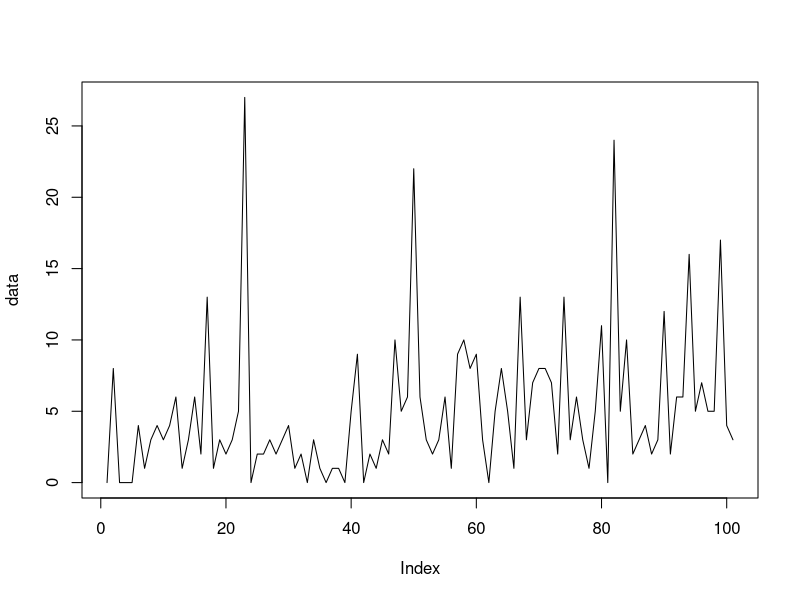

The R source for this figure: (Note: this script raises an error after producing the figure.)
#The main aim is to obtimise the allocation of the states and the transition between them
#So we use an EM approach. Essentially estimate the transition probability and emission probability
#Should the current parameters be the most optimum and then use those probabilities to find
#The most likely parameters of the model

#OK we are going to initialise so that we have what we need for the first E-Step
#We are then going to calculate the E-Step and use it recalculate the parameters and so on
#Until convergence.

#The E-Step
#Forward Step, is the probability of obtaining a certain sequence from model H
#Calculate the probability of seeing the sequence y1..t and being in state i at the final observation yt 
#is only dependent on the previous probability of being in state i-1 at t-1, 
#The probability of seeing the first observation y1 of the sequecne and be in state i 
#will then be P(y1 & being in state 1) = P(S1)*P(y1)
#But we have multiple possibilities for the first state, either state 1, 2, .. N possible states that we could start from
#The second observation then I could have come from any state and then ended in state j
#So I need to sum for all the possible states I could have come from ending in state 2
#Hence, the probability of being in state 2 is P(S2)*P(y2|S2). The probability of State 2 is then
#The sum over all the previous state probabilities * the probability of transition to this state
#In general then, we could write this as follows 
#P(y,j,s) = Current state probability * sum(Previous State probabilities*transition)
#This will have to be done recursively for every sequence of observation and you will then end up
#with a probability of ending in every state for a sequence of observation. If we add them up, this will give us the probability
#of the observation given our model
#This gave us the probability of certain state given the starting model parameters


#Backward Step, this is the probability of looking at the model backwards rather forward.
#We start from the end state and then go backward asking what is the probability of observation given the state
#The probability of being in previous state j at time t is a function of being in state i at t+1
#P(End State T) = 1, just start with one
#P(Observing j of the observation in the Current State) = P(Current State)*P(J Observation|Current state i)*P(Transition from Current State to Previous state)
#Since you could have gone to multiple states, then you need to sum over all the states that you could have gone to
#P(O,length-1,Ending State) = sum(P(Observation at length-1|current state)*P(current->next)*P(Next)) for all the next states
#You can do this iteratively.
#At the End you will get probability for every starting state
#This will then give us the probability of Observation up to a certain length given that I am in a certain time and certain state

#Ok, now the first aim is to find the probability of being in a certain state given the observation and model parameters
#P(S|O,M) = P(O,S,M)/P(O,M), since P(O,S,M) = P(S|O,M)P(O|M)P(M)
#P(O,S,M) = P(O,S|M)P(M)
#So P(S|O,M) = P(O,S|M)/P(O|M)
#Ok, the P(O,S|M) = #forward P(O|S,M) #backward P(S|M), the forward probability gives is the P(S|M), the backward gives the probability of observation given states
#Now, the denominator is P(O|M), which is simply the marginal over all the states of P(O,S|M)
#So the probability of ending up in state i is then forward*backward of state i/sum over all states

#The second aim is to find the probability of a sequence of states as this will help in the final transition matrix estimation
#The probability of being in state i and then going to state j globally
#P(Si,Si+1|O,M) similar to the above = P(Si,Si+1,O|M)/P(O|M)
#Numerator, forward probability P(Si|M)*P(Si+1|M)*transition probability from Si to Si+1
#Deonominator is simply summing over all possible si and si+1, which is actually Backward probability

#Ok from the first aim, for every state, summing over all obervations Sum(P(S|O,M)) for all lengths of observations, 
#will give us the probability of being in state S|M, which is what we started with as our assumption
#Similarly summing over all the length of observations, will give us the transition matrix, again one of our initial assumptions
#Remaining, is the probability of our observation given a certain state

#To covert them to probabilities, You essentially, want to sum P(S|O,M) for the first observation across all the sequences, for the first state,
#Then the second state and so on. The final probability will be just the normalised quantity

#The transition from Si to Si+1 will be the transition function above for all the observations irrespective of the position of the observation
#The ratio between the transitions from Si to Si+1 relative to all transitions away from Si

#The probability of the output for a gaussian mixture is as follows will be the sum over all components with the associated parameters for this component
#Updating this probability will be similar to the normal EM approach.
#Ok, let us remember, we have calculated the weights of every component, as the normalised likelihood for this observation
#In this case, we also have the states, so we split things further. 
#First, the probability that the lth component in state i have generated a particular observation t is defined as:
#Probability of state i * probability of observation given mixture l * weight of mixture l / sum over all components at state i
#We have the initial weights to calculate this.
#We can now get the updates as weight as before, but instead of summing for one observation, we get it for two states
#So on


#OK let us start with some minor observations of a gaussian distribution with different means
a = rnbinom(10,size = 1,mu = 1)
b = rnbinom(100,size = 2,mu = 5)
data = c(a[1:5],b[1:30],a[6:10],b[40:100])
plot(data, type="l")
#we can see that we have mixture of two distributions
#Let us initialise our Mixture EM data for every state
s11m = s12m = mean(data)-sd(data)
s21m = s22m = mean(data)+sd(data)
s11s = s12s = 1
s21s = s22s = 2

#Let us now initialise the state probability i.e. P(Si)
S1 = 0.5
S2 = 0.5
#Transition probability self, then the other
TS1 = c(0.5, 0.5)
TS2 = c(0.5, 0.5)
S11weights = runif(1)
S12weights = 1-S11weights
S21weights = runif(1)
S22weights = 1-S21weights

#Emission probability is calculated as in the EM approach, this makes sense that we have a probability for every observation, since they are not the same observation
#Except that we don't have a mixture in the states, essentially we want every state to map to one component of the mixture
bs1w1 = dnbinom(data,size = s11s , mu = s11m)
bs1w2 = dnbinom(data,size = s12s , mu = s12m)
bs2w1 = dnbinom(data,size = s21s , mu = s21m)
bs2w2 = dnbinom(data,size = s22s , mu = s22m)

bs1 = bs1w1*S11weights + bs1w2*S12weights
bs2 = bs2w1*S21weights + bs2w2*S22weights
  
for(x in 1:100)
{
#OK, now we are set to do the first HMM iteration
#Forward probability
#As mentioned above of the observation that we have, we will calculate the forward probability 
alpha = matrix(ncol=2,nrow=length(data))
#Forward for state 1 and first of the observation
alpha[1,1] = S1 * bs1[1] #Probability of State1 * Probability of observing the first number
#Forward for state 2 and first of the observation
alpha[1,2] = S2 * bs2[1] #Probability of State1 * Probability of observing the first number

#Second is just conditional on the previous one (could be either s1 or s2) and ENDING in state 1
alpha[2,1] = alpha[1,1] * TS1[1] *  bs1[2] + # ending in s1, P(S1) * Self transition * P(O2|S1)
            alpha[1,2] * TS2[2] *  bs1[2] #ending in s1, P(S2) * T[S2->S1] * P(O2|S1)

alpha[2,2] = alpha[1,2] * TS2[1] *  bs2[2] + # ending in s2, P(S2) * Self transition * P(O2|S2)
             alpha[1,1] * TS1[2] *  bs2[2] #ending in s2, P(S1) * T[S2->S1] * P(O2|S1)

for(i in 2:length(data))
{
  #Ok, let us see the pattern
  #Probability of Observation given state 1 * sum of ((probability of previous state1 * self probability)+
  #(Probability of previous state2 * transition from S2 to S1))
  alpha[i,1] = bs1[i] * (alpha[i-1,1] * TS1[1] + alpha[i-1,2] * TS2[2])
  #Similarly
  alpha[i,2] = bs2[i] * (alpha[i-1,2] * TS2[1] + alpha[i-1,1] * TS1[2])
}

#Probability of the whole observation across the two states
po = alpha[length(data),1]+alpha[length(data),2]

#OK now the backward probability

beta = matrix(ncol=2,nrow=length(data))
beta[length(data),1] = 1
beta[length(data),2] = 1
#Stand at the previous step and then look ahead
#Probility at length(data)-1 at state 1 = T[S1->S1] * P(O|S1) * B(length(data),S1) + T[S1->S2] * P(O|S2) * B(length(data),S2)
beta[length(data)-1,1] = TS1[1] * bs1[length(data)-1] * beta[length(data),1] + TS1[2] * bs2[length(data)-1] * beta[length(data),2]
beta[length(data)-1,2] = TS2[1] * bs2[length(data)-1] * beta[length(data),2] + TS2[2] * bs1[length(data)-1] * beta[length(data),1]

#pattern
for(j in (length(data)-1):1)
{
  beta[j,1] = TS1[1] * bs1[j+1] * beta[j+1,1] + TS1[2] * bs2[j+1] * beta[j+1,2]
  beta[j,2] = TS2[1] * bs2[j+1] * beta[j+1,2] + TS2[2] * bs1[j+1] * beta[j+1,1]
}

#Gamma, which is the probability of the state given the observation
gamma = matrix(ncol=2, nrow=length(data))
gamma[,1] = alpha[,1]*beta[,1]
gamma[,2] = alpha[,2]*beta[,2]
gamma = t(apply(gamma,1,function(x){x/sum(x)}))

#Eta, which is the transition probability from state i to j at data length t
eta1 = matrix(ncol=2,nrow=(length(data)-1)) #for every data observation
eta2 = matrix(ncol=2,nrow=(length(data)-1)) #for every data observation
#going from 1 to 1 across the first observation
eta1[1,1] = (gamma[1,1] * TS1[1] * bs1[2] * beta[2,1])/beta[1,1]
#going from 1 to 2 across the first observation
eta1[1,2] = (gamma[1,1] * TS1[2] * bs2[2] * beta[2,2])/beta[1,1]
#going from 2 to 2 across the first observation
eta2[1,1] = (gamma[1,2] * TS2[1] * bs2[2] * beta[2,2])/beta[1,2]
#going from 1 to 2 across the first observation
eta2[1,2] = (gamma[1,2] * TS2[2] * bs1[2] * beta[2,1])/beta[1,2]

#Pattern

for(t in 1:(length(data)-1))
{
  #going from 1 to 1 across the first observation
  eta1[t,1] = (gamma[t,1] * TS1[1] * bs1[(t+1)] * beta[(t+1),1])/beta[t,1]
  #going from 1 to 2 across the first observation
  eta1[t,2] = (gamma[t,1] * TS1[2] * bs2[(t+1)] * beta[(t+1),2])/beta[t,1]
  #going from 2 to 2 across the first observation
  eta2[t,1] = (gamma[t,2] * TS2[1] * bs2[(t+1)] * beta[(t+1),2])/beta[t,2]
  #going from 1 to 2 across the first observation
  eta2[t,2] = (gamma[t,2] * TS2[2] * bs1[(t+1)] * beta[(t+1),1])/beta[t,2]
}

TS1[1] = sum(eta1[,1])/sum(gamma[1:(length(data)-1),1])
TS1[2] = sum(eta1[,2])/sum(gamma[1:(length(data)-1),1])
TS2[1] = sum(eta2[,1])/sum(gamma[1:(length(data)-1),2])
TS2[2] = sum(eta2[,2])/sum(gamma[1:(length(data)-1),2])

#if(gamma[1,1]==S1&&gamma[1,2]==S2) break;

S1 = gamma[1,1]
S2 = gamma[1,2]

#Mixture gamma
gammaM = matrix(ncol=4, nrow=length(data))
gammaM[,1] = gamma[,1]*S11weights*bs1w1/bs1
gammaM[,2] = gamma[,1]*S12weights*bs1w2/bs1
gammaM[,3] = gamma[,2]*S21weights*bs2w1/bs2
gammaM[,4] = gamma[,2]*S22weights*bs2w2/bs2

S11weights = sum(gammaM[,1])/sum(gamma[,1])
S12weights = sum(gammaM[,2])/sum(gamma[,1])
S21weights = sum(gammaM[,3])/sum(gamma[,2])
S22weights = sum(gammaM[,4])/sum(gamma[,2])

#Update the distribution parameters, mean and standard deviation similarly
s11m = sum(gammaM[,1]*data)/sum(gammaM[,1])
s12m = sum(gammaM[,2]*data)/sum(gammaM[,2])
s21m = sum(gammaM[,3]*data)/sum(gammaM[,3])
s22m = sum(gammaM[,4]*data)/sum(gammaM[,4])

v11s = sum(gammaM[,1]*((data-s11m)*t(data-s11m)))/sum(gammaM[,1])
v12s = sum(gammaM[,2]*((data-s12m)*t(data-s12m)))/sum(gammaM[,2])
v21s = sum(gammaM[,3]*((data-s21m)*t(data-s21m)))/sum(gammaM[,3])
v22s = sum(gammaM[,4]*((data-s22m)*t(data-s22m)))/sum(gammaM[,4])

be = c(v11s/s11m,v12s/s12m,v21s/s21m,v22s/s22m)
for(x in 1:length(be)) if(be[x] < 1) be[x]=2 

s11s = s11m/(be[1]-1)
s12s = s12m/(be[2]-1)
s21s = s21m/(be[3]-1)
s22s = s22m/(be[4]-1)

bs1w1 = dnbinom(data,size = s11s , mu = s11m)
bs1w2 = dnbinom(data,size = s12s , mu = s12m)
bs2w1 = dnbinom(data,size = s21s , mu = s21m)
bs2w2 = dnbinom(data,size = s22s , mu = s22m)

bs1 = bs1w1*S11weights + bs1w2*S12weights
bs2 = bs2w1*S21weights + bs2w2*S22weights

print(c(s11m,s12m,s21m,s22m))
print(c(s11s,s12s,s21s,s22s))
print(c(S11weights,S12weights,S21weights,S22weights))
print(c(S1,S2))
print(c(TS1,TS2))
}

#Now we can get the state model for the data
StateModel = c("H","L")
print(StateModel[as.integer(apply(gamma,1,function(x){x[1]>x[2]}))+1])

colors = c("red","blue")
plot(data,type="b", col=colors[as.integer(apply(gamma,1,function(x){x[1]>x[2]}))+1])

